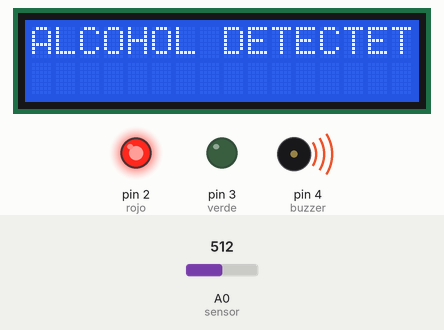
Bench run of a sketch on a simulated Arduino Uno, built with avr-gcc and run on an emulated ATmega328P. On the bench: 16×2 character LCD, output pins drawn as LEDs (lit = HIGH), buzzer (waves = sounding). The inputs (shaded band) are chosen by the test bench; at power-on: A0 (sensor) = 512. What the sketch prints to the serial monitor is not drawn.

Above: at 1.2 s.
1.3 s: A0 (sensor) set to 413
15.3 s: A0 (sensor) set to 393
26.5 s: A0 (sensor) set to 410
At 36.3 s:
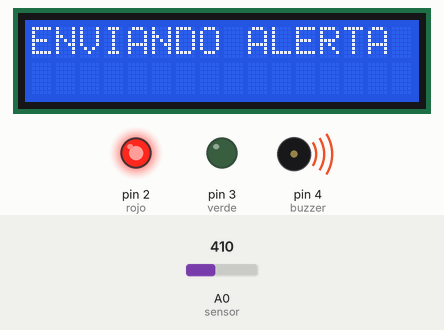
40.5 s: A0 (sensor) set to 390
At 45.4 s:
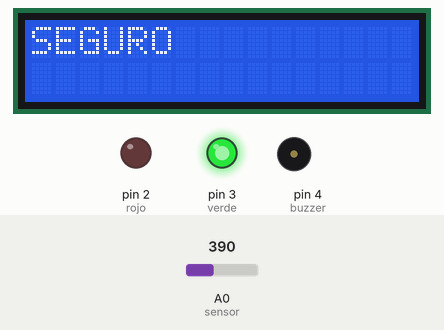
51.7 s: A0 (sensor) set to 511
At 63.8 s:
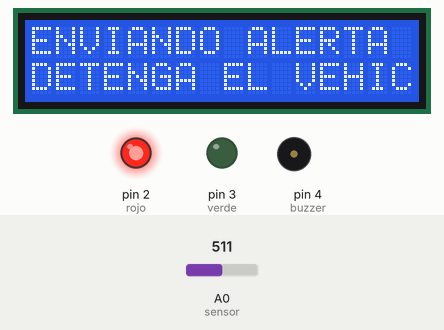
Timing chart, 0 to 65.3 s (numbered marks = the images above; inputs shaded):
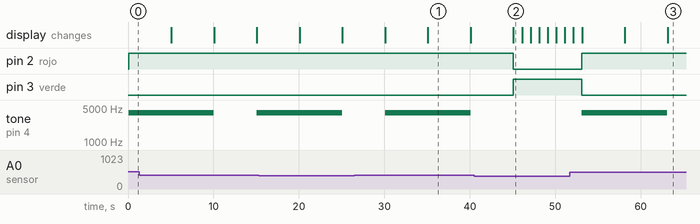

The sketch:

proyecto.ino
```cpp
#include <LiquidCrystal.h>
LiquidCrystal lcd(5,6,8,9,10,11); //pines para la pantalla LCD

int rojo = 2;
int verde = 3;
int buzzer = 4;
int sensor = A0; //Entrada de señal del sensor
int sensorUmbral = 400; //minimo para que se active el sensor

void setup()
{
pinMode(rojo, OUTPUT); //pin de salida para Led's y zumbador
pinMode(verde,OUTPUT);
pinMode(buzzer,OUTPUT);
pinMode(sensor,INPUT); //pin de entrada para sensor
Serial.begin(9600);
lcd.begin(16,2);
}

void loop()
{
  int Valor = analogRead(sensor);//valor leido por el sensor de gas
  Serial.println(Valor);
  if(Valor>sensorUmbral)//condicion si detecta alcohol
  {
    digitalWrite(rojo,HIGH);
    digitalWrite(verde,LOW);
    //suena el buzzer con una frquencia de 4000Hz por 10 segundos.
    tone(buzzer,4000,10000);
    lcd.clear();
    //Envia los mensjaes
    lcd.setCursor(0,0);
    lcd.print("ALCOHOL DETECTETADO.");
    delay(5000);
    lcd.clear();
    lcd.setCursor(0,0);
    lcd.print("ENVIANDO ALERTA");
    delay(5000);
    lcd.setCursor(0,1);
    lcd.print("DETENGA EL VEHICULO");
    delay(5000);
    lcd.clear();
  }
  else//Si no detecta alcohol
  {
    digitalWrite(verde,HIGH); //Prende led verde y apaga rojo
    digitalWrite(rojo,LOW);
    noTone(buzzer); //Apaga el zumbador
    lcd.clear();
    lcd.setCursor(0,0);
    lcd.print("SEGURO");
    delay(1000);
    lcd.clear();
    delay(1000);
  }

}
```

Measured:
- after the input at 26.5 s, pin 2 (rojo): stays HIGH (without the input it goes to LOW after 3.6 s); pin 3 (verde): stays LOW (without the input it goes to HIGH after 3.6 s); tone on pin 4 (buzzer): silent → 4000 Hz after 3.6 s, → silent 10.0 s later; the display: first differs from a run without the input after 3.6 s (image 1 shows a later state)
- after the input at 40.5 s, pin 2 (rojo): HIGH → LOW after 4.6 s; pin 3 (verde): LOW → HIGH after 4.6 s; tone on pin 4 (buzzer): stays silent (without the input it goes to 4000 Hz after 4.6 s); the display: first differs from a run without the input after 4.6 s (image 2)
- after the input at 51.7 s, pin 2 (rojo): LOW → HIGH after 1.4 s; pin 3 (verde): HIGH → LOW after 1.4 s; tone on pin 4 (buzzer): silent → 4000 Hz after 1.4 s, → silent 10.0 s later; the display: first differs from a run without the input after 1.4 s (image 3 shows a later state)
- what the display in image 1 shows lasts 5.0 s, from 35.1 s to 40.1 s
- what the display in image 2 shows lasts 1.0 s, from 45.1 s to 46.1 s
